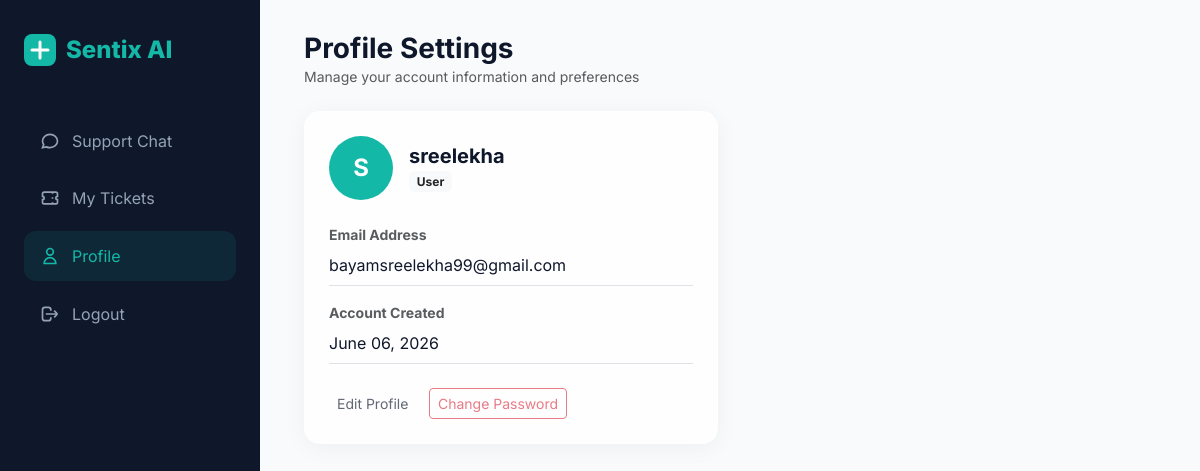
Screenshot of /profile (signed in) with the database file from the repository.
### models.py (models this page shows)
class User(UserMixin, db.Model):
    __tablename__ = 'users'
    id = db.Column(db.Integer, primary_key=True)
    username = db.Column(db.String(150), unique=True, nullable=False)
    email = db.Column(db.String(150), unique=True, nullable=False)
    password_hash = db.Column(db.String(256), nullable=False)
    role = db.Column(db.String(20), default='user') # 'user' or 'admin'
    created_at = db.Column(db.DateTime, default=datetime.utcnow)
    conversations = db.relationship('Conversation', backref='user', lazy=True)
    tickets = db.relationship('Ticket', backref='customer', lazy=True, foreign_keys='Ticket.user_id')

### app.py (the view)
@app.route('/profile')
@login_required
@user_required
def profile():
    return render_template('profile.html', user=current_user)

### app.py (called while the page is built)
@login_manager.user_loader
def load_user(user_id):
    return User.query.get(int(user_id))

def user_required(f):
    @wraps(f)
    def decorated_function(*args, **kwargs):
        u = current_user.username if current_user.is_authenticated else "Anon"
        r = current_user.role if current_user.is_authenticated else "None"
        print(f"--- SECURITY CHECK: User Required ---")
        print("Logged User:", u)
        print("Role:", r)
        print("Requested URL:", request.path)
        if not current_user.is_authenticated or current_user.role != 'user':
            print("Redirecting to: /admin/dashboard (User access required)")
            flash('User access required.', 'error')
            return redirect(url_for('admin_dashboard'))
        print("Access Granted.")
        return f(*args, **kwargs)
    return decorated_function

### templates/profile.html (shortened to what this page needs)
{% extends "base.html" %}
{% block content %}
<div class="container-fluid">
    <div class="mb-4">
        <h1 class="h3 fw-bold mb-0">Profile Settings</h1>
        <p class="text-muted small">Manage your account information and preferences</p>
    </div>
    <div class="row">
        <div class="col-md-6">
            <div class="glass-card">
                <div class="d-flex align-items-center mb-4 gap-3">
                    <div class="bg-teal text-white rounded-circle d-flex align-items-center justify-content-center" style="width: 64px; height: 64px; font-size: 1.5rem; font-weight: bold;">
                        {{ user.username[0].upper() }}
                    </div>
                    <div>
                        <h5 class="fw-bold mb-0">{{ user.username }}</h5>
                        <span class="badge bg-light text-dark small">{{ (user.role or 'user').capitalize() }}</span>
                    </div>
                </div>
                <div class="mb-3">
                    <label class="small text-muted fw-bold d-block">Email Address</label>
                    <div class="py-2 border-bottom">{{ user.email }}</div>
                </div>
                <div class="mb-3">
                    <label class="small text-muted fw-bold d-block">Account Created</label>
                    <div class="py-2 border-bottom">{{ user.created_at.strftime('%B %d, %Y') }}</div>
                </div>
                <div class="mt-4">
                    <button class="btn btn-teal btn-sm" disabled>Edit Profile</button>
                    <button class="btn btn-outline-danger btn-sm ms-2" disabled>Change Password</button>
                </div>
            </div>
        </div>
    </div>
</div>
{% endblock %}

### static/css/style.css (style rules this page uses)
:root { --bg-color: #F8FAFC; --sidebar-color: #0F172A; --primary-color: #0F766E; --accent-color: #14B8A6; --card-bg: #FFFFFF; --text-color: #0F172A; --text-muted: #64748B; --success: #22C55E; --warning: #F59E0B; --error: #EF4444; --border-radius: 16px; --transition: all 0.3s cubic-bezier(0.4, 0, 0.2, 1); }
body { font-family: 'Inter', system-ui, -apple-system, sans-serif; background-color: var(--bg-color); color: var(--text-color); margin: 0; overflow-x: hidden; }
.glass-card { background: rgba(255, 255, 255, 0.8); backdrop-filter: blur(12px); -webkit-backdrop-filter: blur(12px); border: 1px solid rgba(255, 255, 255, 0.3); border-radius: var(--border-radius); box-shadow: 0 4px 24px -1px rgba(0, 0, 0, 0.05); padding: 1.5rem; transition: var(--transition); }

### templates/profile.html (style rules this page uses)
.bg-teal { background-color: #14B8A6 !important; }
.btn-teal { background-color: #14B8A6; color: white; border: none; }

### rows the page displays
User: username "S", username "sreelekha", role "User", email "bayamsreelekha99@gmail.com", created_at "June 06, 2026"
